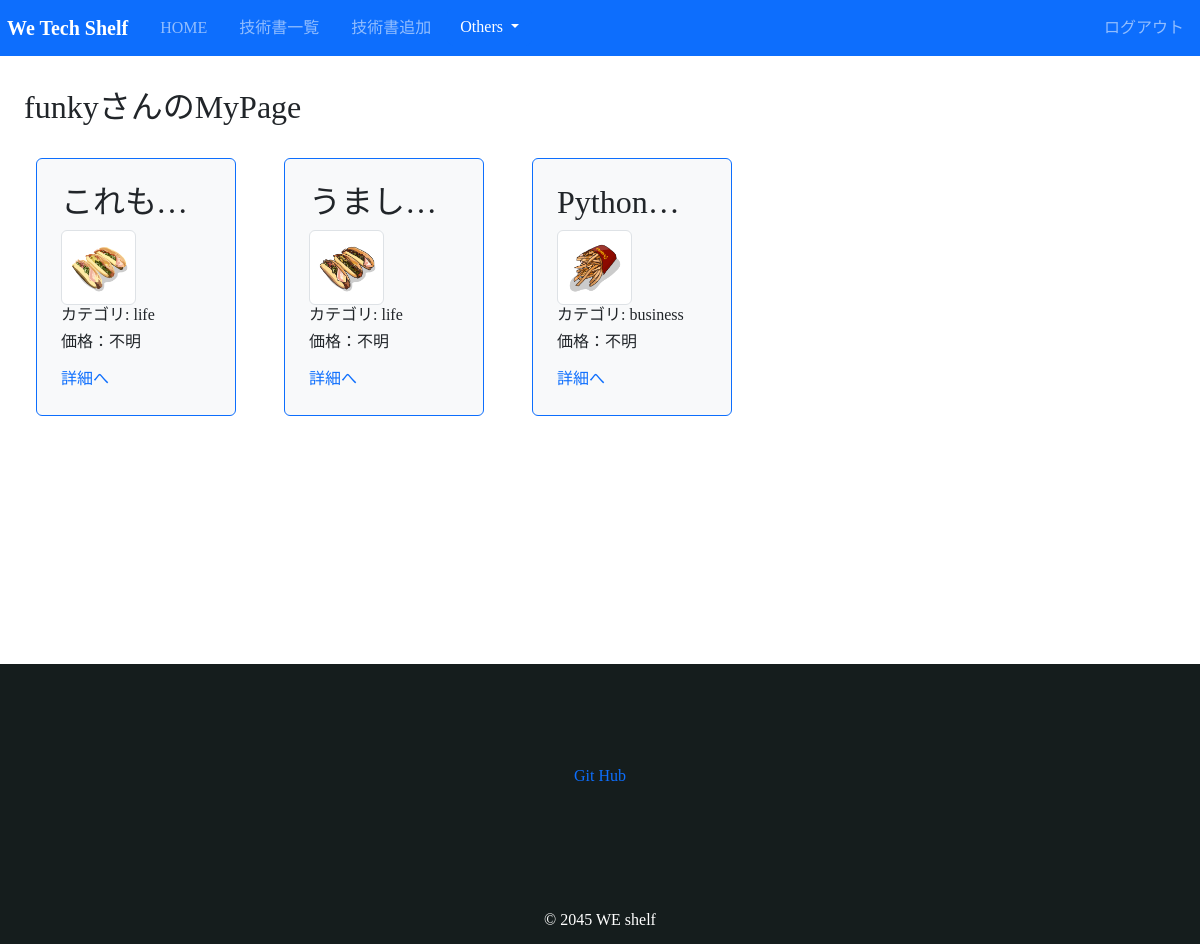
Page /mypage/ (signed in) on the committed database.
### book/models.py (models this page shows, shortened)
class FavoriteBook(models.Model):
    user = models.ForeignKey('auth.User', on_delete=models.CASCADE)
    book = models.ForeignKey(Book, on_delete=models.CASCADE)
    added_at = models.DateTimeField(auto_now_add=True)
    class Meta:
        unique_together = ['user', 'book']  # 1つの投稿に対して1ユーザー1お気に入り制約

class Book(models.Model):
    title = models.CharField(max_length=100)
    text = models.TextField()
    thumbnail = models.ImageField(null=True, blank=True)
    category = models.CharField(max_length=100, choices=CATEGORY)
    user = models.ForeignKey('auth.User', on_delete=models.CASCADE)
    price = models.IntegerField(null=True, blank=True)
    url = models.URLField(null=True, blank=True)

### book/views.py (the view)
# urls.py: path('mypage/', views.mypage, name='mypage'),
def mypage(request):
    favorite_books = FavoriteBook.objects.filter(user=request.user).select_related('book')
    return render(request, 'book/mypage.html', {'favorite_books': favorite_books})

### book/templates/book/mypage.html (shortened to what this page needs)
{% extends 'base.html' %}
{% block content %}
<h2>{{ user }}さんのMyPage</h2>
{% if favorite_books %}
<div class="row neworder">
  {% for favorite in favorite_books %}
  <div class="p-4 m-4 bg-light border border-primary rounded disp1 item">
    <h2 class="text-dark text-truncate">{{ favorite.book.title }}</h2>
    <img src="{{ favorite.book.thumbnail.url }}" class="img-thumbnail disp1" alt="thumbnail">
    <h6 >カテゴリ: {{ favorite.book.category }}</h6>
    {% if item.price == Null %}
    <h6>価格：不明</h6>
    {% else %}
    <h6>価格：{{ favorite.book.price }} 円</h6>
    {% endif %}
    <div class="mt-3">
      <a href="{% url 'detail-book' favorite.book.pk %}">詳細へ</a>
    </div>
  </div>
  {% endfor %}
</div>
{% else %}
  <p>お気に入りに追加された投稿はありません。</p>
{% endif %}
{% endblock content %}

### book/static/css/style.css (style rules this page uses)
body { font-family:"Yu Gothic", "游ゴシック", YuGothic, "游ゴシック体"; }
a { text-decoration: none; }
.disp1 { width: 50%; height: auto; }
.neworder { width: 100%; height: auto; display: flex; flex-wrap: wrap; }
.item { flex-basis: calc(16% - 5px); width: 200px; height: auto; }

### rows in the picture
FavoriteBook: book "これも…", book.thumbnail (picture), book.category "life"
FavoriteBook: book "うまし…", book.thumbnail (picture), book.category "life"
FavoriteBook: book "Python…", book.thumbnail (picture), book.category "business"

### other values in the picture
{{ user }} "funky"
